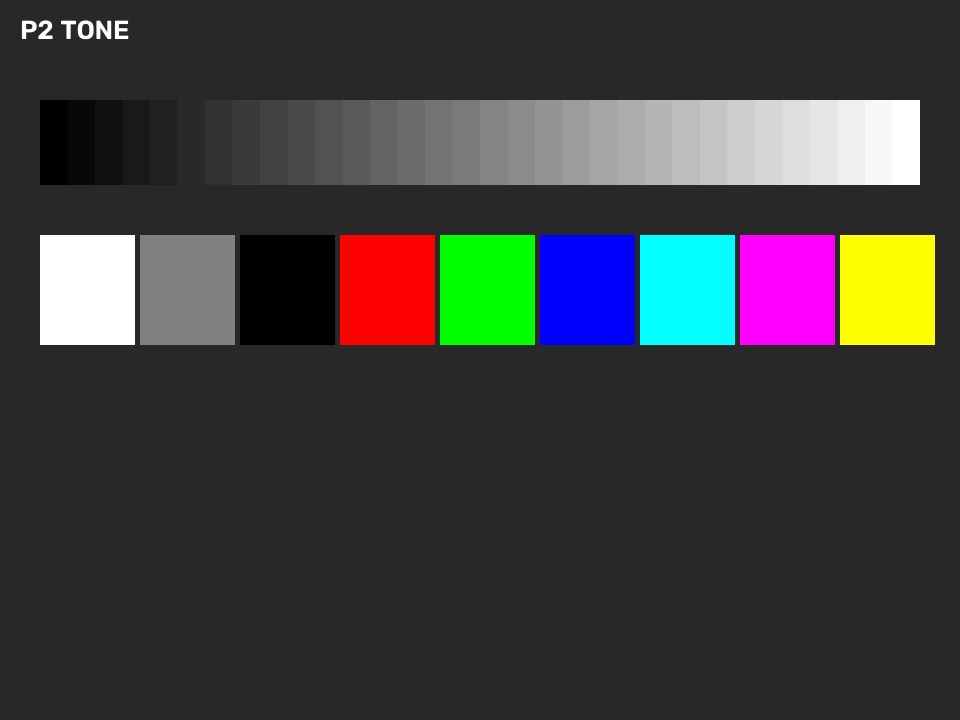
#> input picture probes/input/p2_tone.png, 1920 x 1440 px (shown at 1/2 size); its folder holds only this picture in this run
$ python analyze.py input/p2_tone.png --dir input
#> lines starting #> are read from the running program, lines starting #| are printed output that depends on the picture
# -*- coding: utf-8 -*-
"""
探针结果分析器
==============

读平台返回的图，把埋进去的信号提取出来，反推它的处理链路。

用法::

    python analyze.py result/*.png            # 分析指定的返回图
    python analyze.py --dir result            # 分析整个目录
    python analyze.py --dir result --json out.json

文件名以 p1..p8 开头即可自动识别探针类型。
"""
from __future__ import annotations

import argparse
import glob
import io
import json
import os
import sys

import cv2
import numpy as np

# 版面常量与探针生成器共用，避免两边漂移
sys.path.insert(0, os.path.dirname(os.path.abspath(__file__)))
from generate import (  # noqa: E402
    CHECKER_RECTS, EDGE_X, EDGE_Y, H, PATCHES, PATCH_COLORS, PATCH_H,
    PATCH_W, PATCH_X0, PATCH_Y, W, WEDGE_H, WEDGE_STEPS, WEDGE_W, WEDGE_X0,
    WEDGE_Y,
)

STRIPE_PERIODS = [2, 3, 4, 6, 8, 12, 16, 24, 32]
STRIPE_Y0, STRIPE_H = 60, 130
STRIPE_X0, STRIPE_W = 60, 170
STRIPE_STEP = 200

FLAT_LEVELS = [32, 64, 96, 128, 160, 192, 224]
FLAT_NOISE_SIGMA = 6.0

# 上游归一化目标（原站与我们一致：长边 1536）
UPSTREAM_LONG_SIDE = 1536

# 左上角标签区。generate.py 在这里画了探针名，分析时必须避开 ——
# 否则标签的高对比笔画会污染统计量（p1 的 2px 条纹、p8 的第一条灰带都会中招）。
from generate import TAG_BOX  # noqa: E402

TAG_X1, TAG_Y1 = TAG_BOX[2], TAG_BOX[3]


# --------------------------------------------------------------------------- #
# 基础
# --------------------------------------------------------------------------- #
def load(path):
    """Unicode 安全地读图，返回 BGR。"""
    data = np.fromfile(path, dtype=np.uint8)
    if data.size == 0:
        raise ValueError("空文件：%s" % path)
    img = cv2.imdecode(data, cv2.IMREAD_COLOR)
    if img is None:
        raise ValueError("无法解码：%s" % path)
    return img


def probe_kind(name):
    """从文件名提取 p1..p8。"""
    base = os.path.basename(name).lower()
    for i in range(1, 9):
        if base.startswith("p%d" % i) or ("_p%d" % i) in base:
            return "p%d" % i
    return None


def file_meta(path):
    """容器格式、体积、PNG 文本块、EXIF。"""
    out = {
        "bytes": os.path.getsize(path),
        "ext": os.path.splitext(path)[1].lower(),
        "png_text": {},
        "exif": {},
        "jpeg_quality_hint": None,
    }
    try:
        from PIL import Image
        with Image.open(path) as im:
            out["format"] = im.format
            out["mode"] = im.mode
            out["size"] = list(im.size)
            if im.format == "PNG":
                for k, v in (im.info or {}).items():
                    if isinstance(v, str) and len(v) < 300:
                        out["png_text"][str(k)] = v
            exif = im.getexif()
            if exif:
                for tag, value in exif.items():
                    try:
                        out["exif"][str(tag)] = str(value)[:200]
                    except Exception:
                        pass
    except Exception as exc:  # noqa: BLE001
        out["pil_error"] = str(exc)
    return out


def grader(path, img):
    """按输出长边相对原始版面估算缩放倍率。"""
    h, w = img.shape[:2]
    return {
        "out_w": w, "out_h": h,
        "scale_x": w / float(W),
        "scale_y": h / float(H),
        "upscale_vs_1536": max(w, h) / float(UPSTREAM_LONG_SIDE),
    }


def rect(img, x, y, w, h):
    """按版面坐标取 ROI，越界自动裁剪。"""
    H_, W_ = img.shape[:2]
    x0 = max(0, min(W_, int(round(x))))
    y0 = max(0, min(H_, int(round(y))))
    x1 = max(x0 + 1, min(W_, int(round(x + w))))
    y1 = max(y0 + 1, min(H_, int(round(y + h))))
    return img[y0:y1, x0:x1]


def median_bgr(patch):
    """ROI 的中位色，抗噪。"""
    if patch.size == 0:
        return (0.0, 0.0, 0.0)
    flat = patch.reshape(-1, 3)
    return tuple(float(v) for v in np.median(flat, axis=0))


# --------------------------------------------------------------------------- #
# p2 色调曲线 + 白平衡
# --------------------------------------------------------------------------- #
def analyze_tone(img, sx, sy, report):
    """32 级灰阶梯 -> 色调曲线；9 色块 -> 白平衡与饱和度。"""
    step_w = WEDGE_W // WEDGE_STEPS
    measured, expected = [], []
    for i in range(WEDGE_STEPS):
        exp = i * 255.0 / (WEDGE_STEPS - 1)
        # 取阶梯中心，避开边缘过渡
        cx = WEDGE_X0 + i * step_w + step_w * 0.5
        cy = WEDGE_Y + WEDGE_H * 0.5
        patch = rect(img, cx * sx - 6 * sx, cy * sy - 12 * sy, 12 * sx, 24 * sy)
        b, g, r = median_bgr(patch)
        measured.append((r + g + b) / 3.0)
        expected.append(exp)

    report["tone_curve"] = {
        "expected": [round(v, 1) for v in expected],
        "measured": [round(v, 1) for v in measured],
    }

    # 关键取样点
    def at(level):
        idx = min(range(len(expected)), key=lambda i: abs(expected[i] - level))
        return round(measured[idx], 1)

    report["tone_points"] = {
        "in_0": at(0), "in_64": at(64), "in_128": at(128),
        "in_192": at(192), "in_255": at(255),
    }

    # 线性拟合（跳过纯黑与纯白，它们常被裁剪）
    xs = np.array(expected, dtype=np.float64)
    ys = np.array(measured, dtype=np.float64)
    mask = (xs > 8) & (xs < 247)
    if mask.sum() >= 3:
        slope, intercept = np.polyfit(xs[mask], ys[mask], 1)
        report["tone_fit"] = {
            "slope": round(float(slope), 4),
            "intercept": round(float(intercept), 2),
            "gamma": round(float(np.log(0.5) /
                                  np.log(max(1e-6,
                                             (0.5 - intercept) / max(1e-6, slope))
                                          if slope > 0 else 1e-6)), 3)
            if slope > 0 else None,
        }
        verdict = []
        if abs(slope - 1.0) < 0.03 and abs(intercept) < 4:
            verdict.append("近似线性（无色调曲线）")
        if intercept > 6:
            verdict.append("暗部抬升（阴影提亮 / 黑位抬高）")
        if slope > 1.06:
            verdict.append("对比度增强（S 曲线）")
        if slope < 0.94:
            verdict.append("对比度降低（雾化 / 压平）")
        if at(255) < 248:
            verdict.append("高光被压（白点未到 255）")
        if at(0) > 12:
            verdict.append("纯黑被抬起（黑位 > 12）")
        report["tone_verdict"] = verdict or ["轻度调整，接近原样"]

    # 色块
    patches = {}
    for i, name in enumerate(PATCHES):
        x0 = PATCH_X0 + i * (PATCH_W + 10)
        patch = rect(img, (x0 + PATCH_W * 0.5) * sx - 20 * sx,
                     (PATCH_Y + PATCH_H * 0.5) * sy - 20 * sy,
                     40 * sx, 40 * sy)
        b, g, r = median_bgr(patch)
        eb, eg, er = PATCH_COLORS[name]
        patches[name] = {
            "in_rgb": [er, eg, eb],
            "out_rgb": [round(r, 1), round(g, 1), round(b, 1)],
        }
    report["patches"] = patches

    # 白平衡增益：用灰块
    if "gray" in patches:
        r, g, b = patches["gray"]["out_rgb"]
        mid = (r + g + b) / 3.0 or 1.0
        report["white_balance"] = {
            "gain_r": round(r / mid, 4),
            "gain_g": round(g / mid, 4),
            "gain_b": round(b / mid, 4),
        }
        gains = report["white_balance"]
        spread = max(gains["gain_r"], gains["gain_b"]) - min(
            gains["gain_r"], gains["gain_b"])
        report["wb_verdict"] = (
            "灰块被中和（有白平衡）" if spread < 0.04
            else "灰块有偏色（无白平衡或偏色保留）"
        )

    # 饱和度：比较红块相对灰块的色度
    if "red" in patches and "gray" in patches:
        r, g, b = patches["red"]["out_rgb"]
        gray = sum(patches["gray"]["out_rgb"]) / 3.0 or 1.0
        sat = (max(r, g, b) - min(r, g, b)) / gray
        report["saturation_red"] = round(sat, 4)
        if "blue" in patches:
            rb, gb, bb = patches["blue"]["out_rgb"]
            sat_b = (max(rb, gb, bb) - min(rb, gb, bb)) / gray
            report["saturation_blue"] = round(sat_b, 4)


# --------------------------------------------------------------------------- #
# p4 扩散模型指纹
# --------------------------------------------------------------------------- #
# [394 lines left out: functions periodic_peaks, grid_2d_score, analyze_latent, analyze_resample, analyze_hifreq, analyze_flat and 2 more, not called in this run]


# --------------------------------------------------------------------------- #
# 调度
# --------------------------------------------------------------------------- #
HANDLERS = {
    "p1": analyze_resample,
    "p2": analyze_tone,
    "p3": analyze_hifreq,
    "p4": analyze_latent,
    "p5": analyze_text,
    "p6": analyze_texture,
    "p8": analyze_flat,
}


def analyze_file(path):
    kind = probe_kind(path)
    report = {
        "file": os.path.basename(path),
        "probe": kind,
        "meta": file_meta(path),
    }
    try:
        img = load(path)
    except Exception as exc:  # noqa: BLE001
        report["error"] = str(exc)
        return report

    report.update(grader(path, img))
    sx = report["scale_x"]
    sy = report["scale_y"]

    if kind is None:
        report["note"] = "文件名无法识别探针类型（应以 p1..p8 开头）"
        return report

    handler = HANDLERS.get(kind)
    if handler is None:
        report["note"] = "p7（元数据）已在 meta 字段中报告" if kind == "p7" \
            else "该探针无需像素分析"
        return report

    try:
        handler(img, sx, sy, report)
    except Exception as exc:  # noqa: BLE001
        report["analysis_error"] = "%s: %s" % (type(exc).__name__, exc)
    return report


def print_report(rep):
    line = "=" * 74
    print(line)
    print("### %s   探针=%s" % (rep["file"], rep.get("probe") or "?"))
    if rep.get("error"):
        print("    读取失败：" + rep["error"])
        return

    m = rep.get("meta", {})
    print("    格式=%s  体积=%d  尺寸=%dx%d"
          % (m.get("format"), m.get("bytes", 0),
             rep.get("out_w", 0), rep.get("out_h", 0)))
    print("    相对探针版面缩放  x=%.4f  y=%.4f"
          % (rep.get("scale_x", 0), rep.get("scale_y", 0)))

    if rep.get("probe") == "p7":
        print("    --- 元数据存活 ---")
        print("    PNG 文本块: %s" % (rep["meta"].get("png_text") or "（无）"))
        exif = rep["meta"].get("exif") or {}
        print("    EXIF 字段数: %d" % len(exif))
        for k, v in list(exif.items())[:12]:
            print("      %-8s = %s" % (k, v))
        if not exif and not rep["meta"].get("png_text"):
            print("    -> 元数据被完全剥离（上传后被重编码过）")

    if "tone_fit" in rep:
        print("    --- 色调 ---")
        print("    取样: %s" % rep["tone_points"])
        fit = rep["tone_fit"]
        print("    拟合: y = %.4f x + %.2f" % (fit["slope"], fit["intercept"]))
        print("    判定: %s" % "；".join(rep.get("tone_verdict", [])))
        if "white_balance" in rep:
            wb = rep["white_balance"]
            print("    白平衡增益 R=%.4f G=%.4f B=%.4f"
                  % (wb["gain_r"], wb["gain_g"], wb["gain_b"]))
            print("    -> %s" % rep.get("wb_verdict", ""))
        if "saturation_red" in rep:
            print("    饱和度 红=%.3f 蓝=%.3f"
                  % (rep["saturation_red"], rep.get("saturation_blue", 0)))

    if "latent_verdict" in rep:
        print("    --- 生成式指纹 ---")
        lat = rep["latent"]
        print("    横向强周期: %s" % (lat["col_peaks"] or "无"))
        print("    纵向强周期: %s" % (lat["row_peaks"] or "无"))
        for h in lat.get("grid_hits", []):
            print("      命中 %s 周期 %.2f px  强度 %.3f"
                  % (h["axis"], h["period_px"], h["amp"]))
        if lat.get("grid_2d_ratio"):
            print("    2D 各周期比值: %s" % lat["grid_2d_ratio"])
        gb = lat.get("grid_2d_best")
        if gb:
            kind_cn = {"axis": "条纹型", "diag": "棋盘型"}.get(
                gb.get("kind"), "?")
            print("    2D 最强: %spx 比值 %.2f（%s，阈值 8.0）"
                  % (gb["period_px"], gb["ratio"], kind_cn))
        print("    -> %s" % rep["latent_verdict"])

    if "edge" in rep or "mtf_normalized" in rep:
        print("    --- 重采样 ---")
        e = rep.get("edge")
        if e:
            print("    边缘 10-90%% 上升 = %s px（归一化到探针坐标）"
                  % e.get("rise_10_90_px"))
            print("    上冲 = %s   下冲 = %s" % (e.get("overshoot"), e.get("undershoot")))
        mtf = rep.get("mtf_normalized") or {}
        if mtf:
            print("    MTF（相对 32px）: %s"
                  % "  ".join("%s:%s" % (k, v) for k, v in mtf.items()))
        if rep.get("edge_verdict"):
            print("    -> %s" % "；".join(rep["edge_verdict"]))
        s = rep.get("resample_scale") or {}
        if s:
            print("    输出相对 1536 长边 = %.3fx" % s.get("output_vs_1536", 0))

    if "checker" in rep:
        print("    --- 高频存活 ---")
        for period, v in rep["checker"].items():
            print("    周期 %spx  std=%s  range=%s"
                  % (period, v["std"], v["range"]))
        if "hifreq_retention_1px" in rep:
            print("    1px 存活率（相对 4px）= %.3f" % rep["hifreq_retention_1px"])
        print("    -> %s" % "；".join(rep.get("hifreq_verdict", [])))

    if "noise_ratio" in rep:
        print("    --- 降噪 ---")
        for level, v in rep["noise"].items():
            print("    灰阶 %-4s  输入σ=%.1f  输出σ=%.3f"
                  % (level, FLAT_NOISE_SIGMA, v["sigma"]))
        print("    平均残留比 = %.3f" % rep["noise_ratio"])
        print("    -> %s" % rep.get("denoise_verdict", ""))

    if "text" in rep:
        print("    --- 文字 ---")
        print("    %s" % rep["text"])
        print("    -> %s" % rep.get("text_verdict", ""))

    if "texture_energy" in rep:
        print("    --- 纹理 ---")
        print("    多尺度能量: %s" % rep["texture_energy"])
        if "texture_fine_coarse_ratio" in rep:
            print("    细/粗比 = %.3f（越高细节保留越好）"
                  % rep["texture_fine_coarse_ratio"])

    if rep.get("note"):
        print("    注: %s" % rep["note"])
    if rep.get("analysis_error"):
        print("    分析出错: %s" % rep["analysis_error"])


def main():
    if hasattr(sys.stdout, "buffer"):
        sys.stdout = io.TextIOWrapper(sys.stdout.buffer, encoding="utf-8",
                                      errors="replace")

    ap = argparse.ArgumentParser(description="探针结果分析器")
    ap.add_argument("paths", nargs="*", help="返回图路径")
    ap.add_argument("--dir", help="分析整个目录")
    ap.add_argument("--json", help="把结果写入 JSON")
    args = ap.parse_args()

    targets = list(args.paths)
    if args.dir:
        for ext in ("png", "jpg", "jpeg", "webp", "bmp"):
            targets += glob.glob(os.path.join(args.dir, "*." + ext))
            targets += glob.glob(os.path.join(args.dir, "*." + ext.upper()))
    targets = sorted(set(targets))

    if not targets:
        print("没有输入。用法： python analyze.py --dir result")
        print("或：   python analyze.py result/p1_resample.png")
        return 1

    reports = []
    print("分析 %d 个文件" % len(targets))
    for path in targets:
        rep = analyze_file(path)
#> in file_meta, im is the input picture: PIL image 1920x1440 RGB; mean R, G, B 61.7, 61.7, 61.7
#> the loop in file_meta, `for k, v in (im.info or {}).items():` made 4 passes
#> (k, v) on passes 1 to 3: ('Software', 'probe-gen 1.0'), ('Comment', 'PROBE-PNG-COMMENT'), ('Probe', 'p2_tone')
#> after the loop in file_meta, `for k, v in (im.info or {}).items():`: out = 8 items
#> the loop in file_meta, `for tag, value in exif.items():` made 7 passes
#> (tag, value) on passes 1 to 7: (270, 'PROBE-DESCRIPTION'), (271, 'ProbeCam'), (272, 'PROBE-1'), (305, 'probe-gen 1.0'), (306, '2026:09:27 12:00:00'), (33432, 'PROBE-COPYRIGHT'), (315, 'PROBE-ARTIST')
#> in analyze_file, `sx = report["scale_x"]`: sx = 1
#> the loop in analyze_tone, `for i in range(WEDGE_STEPS):` made 32 passes
#> (b, g, r) on passes 1 to 12: (0, 0, 0), (8, 8, 8), (16, 16, 16), (25, 25, 25), (33, 33, 33), (41, 41, 41), (49, 49, 49), (58, 58, 58), (66, 66, 66), (74, 74, 74), (82, 82, 82), (90, 90, 90)
#> after the loop in analyze_tone, `for i in range(WEDGE_STEPS):`: expected = 32 values from 0 to 255
#> in at, `idx = min(range(len(expected)), key=lambda i: abs(expected[i] - level))`: idx = 0
#> in analyze_tone, `xs = np.array(expected, dtype=np.float64)`: xs = 32 values from 0 to 255
#> in analyze_tone, `slope, intercept = np.polyfit(xs[mask], ys[mask], 1)`: slope = 1; intercept = -0.0966
#> the loop in analyze_tone, `for i, name in enumerate(PATCHES):` made 9 passes
#> (b, g, r) on passes 1 to 9: (255, 255, 255), (128, 128, 128), (0, 0, 0), (0, 0, 255), (0, 255, 0), (255, 0, 0), (255, 255, 0), (255, 0, 255), (0, 255, 255)
#> after the loop in analyze_tone, `for i, name in enumerate(PATCHES):`:
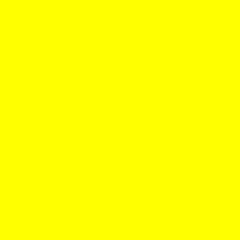
#> patch: shape (40, 40, 3) (shown 6 times larger); mean B, G, R 0, 255, 255
#> after the loop in analyze_tone, `for i, name in enumerate(PATCHES):`: patches = 9 items
#> in analyze_tone, `r, g, b = patches["gray"]["out_rgb"]`: r = 128
#> in analyze_tone, `gains = report["white_balance"]`: gains = {'gain_r': 1, 'gain_g': 1, 'gain_b': 1}
#> in analyze_tone, `spread = max(gains["gain_r"], gains["gain_b"]) - min( gains["gain_r"],..`: spread = 0
#> in analyze_tone, `r, g, b = patches["red"]["out_rgb"]`: r = 255; g = 0
#> in analyze_tone, `gray = sum(patches["gray"]["out_rgb"]) / 3.0 or 1.0`: gray = 128
#> in analyze_tone, `sat = (max(r, g, b) - min(r, g, b)) / gray`: sat = 1.99
#> in analyze_tone, `rb, gb, bb = patches["blue"]["out_rgb"]`: rb = 0; bb = 255
#> in analyze_tone, `sat_b = (max(rb, gb, bb) - min(rb, gb, bb)) / gray`: sat_b = 1.99
#> rep = 17 items
        reports.append(rep)
        print_report(rep)
#> in print_report, `m = rep.get("meta", {})`: m = 8 items
#> in print_report, `fit = rep["tone_fit"]`: fit = {'slope': 1, 'intercept': -0.1, 'gamma': 1.34}
#> in print_report, `wb = rep["white_balance"]`: wb = {'gain_r': 1, 'gain_g': 1, 'gain_b': 1}

    print("=" * 74)
    print("### 汇总")
    for rep in reports:
        kind = rep.get("probe") or "?"
        verdict = (rep.get("latent_verdict") or rep.get("denoise_verdict")
                   or rep.get("text_verdict") or "")
        if not verdict and rep.get("tone_verdict"):
            verdict = "；".join(rep["tone_verdict"])
        if not verdict and rep.get("hifreq_verdict"):
            verdict = "；".join(rep["hifreq_verdict"])
        if not verdict and rep.get("texture_fine_coarse_ratio") is not None:
            verdict = "细/粗比 = %.3f" % rep["texture_fine_coarse_ratio"]
        if not verdict and rep.get("edge_verdict"):
            verdict = "；".join(rep["edge_verdict"])
        print("  %-6s %-24s %s" % (kind, rep["file"], verdict[:70]))
#> this loop made 1 pass

    if args.json:
        with open(args.json, "w", encoding="utf-8") as fh:
            json.dump(reports, fh, ensure_ascii=False, indent=1)
        print("\n完整结果已写入 %s" % args.json)
    return 0


if __name__ == "__main__":
    sys.exit(main())
#> (the program exits here)
